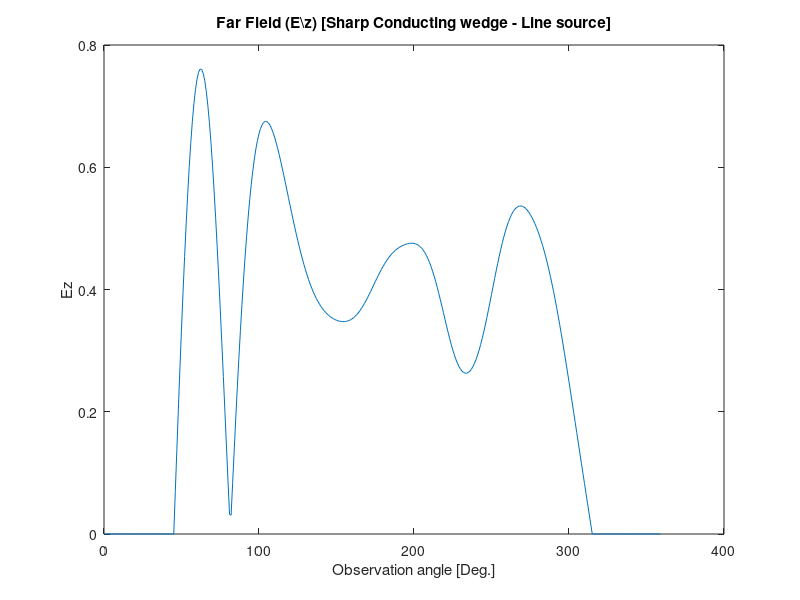
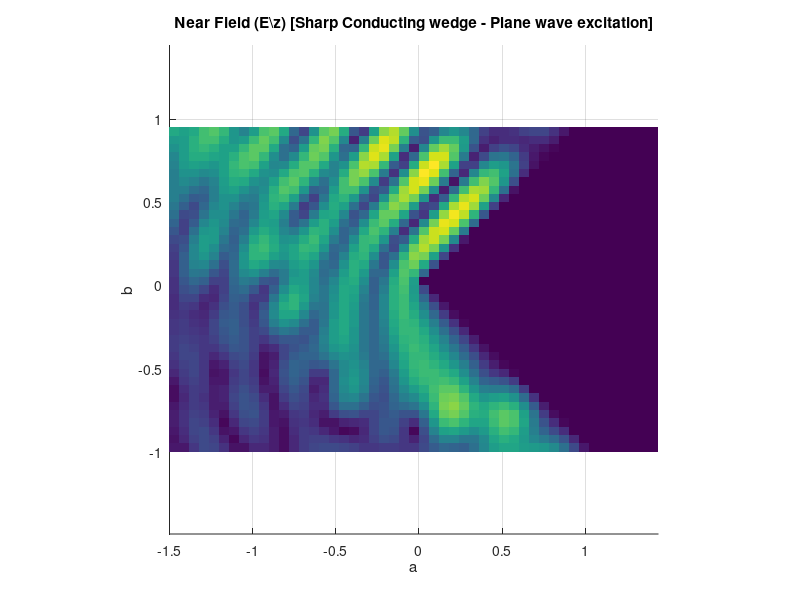

The MATLAB source for these figures, in order: (Note: this script raises an error after producing the figures.)
% Program to calculate the near field of conducting Sharp wedge
% By: Dr. Atef Elsherbeni -- atef@olemiss.edu -- December 2002
% 
% This program uses the function wedgeTMfields.m

clear all
close all
img = sqrt(-1);
rtd = 180/pi;   dtr = pi/180;
mu0 = 4*pi*1e-7;                % Permeability of free space      
eps0 = 8.854e-12;               % Permittivity of free space 

% Input parameters

rhop = 0.5;                     % radial Position of the line source
phip = 145*dtr;                 % angular position of the line source
alpha = 45*dtr;                 % half Wedge angle
freq = 2.998e8;                 % frequency
mur = 1;        epsr = 3;  

ax = 3*rhop;   by = 2*rhop;   % area for near field calculations
nx = 50;    ny = 40;            % Number of points for near field calculations

% End of input parameters

etar = sqrt(mur/epsr);
mu = mu0*mur;
eps = eps0*epsr;
lambda = 2.99e8/freq;
k0 = 2*pi/lambda;               % free space wavenumber
k = k0*sqrt(mur*epsr);          % wavenumber inside dielectric
Nc =round(1+2*k*rhop);          % number of terms for series summation  
omega =2*pi*freq;
a = -(pi*omega*mu0*mur)/(2*(pi-alpha)); % equation 11-188 Balanis book

%   <<< Far field Calculations of Ez component >>>

% Line source excitation
krhop = k*rhop;
for ip = 1:360   
    phii = (ip -1)*dtr;
        xphi(ip) = ip-1;
    if phii > alpha  & phii < 2*pi-alpha %  outside the wedge region
        EzFLs(ip) = 0;
        for m = 1:Nc  
            v = (m*pi)/(2*(pi-alpha));  % Equation 11-183a, Balanis book
            ssterm = sin(v*(phip-alpha))*sin(v*(phii-alpha));
            EzLS(m) = (img^v)*besselj(v,krhop)*ssterm; 
        end
        EzFLs(ip) = abs(sum(EzLS));
    else 
        EzFLs(ip)=0;
    end
end

    figure(4);
    plot(xphi,EzFLs);
    xlabel('Observation angle [Deg.]'); ylabel('Ez');
    title('Far Field (E\z) [Sharp Conducting wedge - Line source]');
    
%   <<<   Near field observation points   >>>

delx = 2*ax/nx; dely = 2*by/ny;
xi = -ax;   yi = -by;           % Initial values for x and y

for i = 1:nx
    for j = 1:ny
        x(i,j) = xi + (i-1)*delx;
        y(i,j) = yi + (j-1) *dely;
        rho(i,j) = sqrt(x(i,j)^2+y(i,j)^2);
        phi(i,j) = atan2(y(i,j),x(i,j));
        if phi(i,j) < 0
            phi(i,j) = phi(i,j) + 2*pi;
        end    
        if rho(i,j) <= 0.001
                rho(i,j) = 0.001;
        end
    end 
end


% Plane wave excitation Near Field calculations

for i = 1:nx
    for j = 1:ny
        krho = k*rho(i,j);
        if phi(i,j) > alpha  & phi(i,j) < 2*pi-alpha %  outside the wedge region
            EzNPw(i,j) = 0;
            for m = 1:Nc  
                v = (m*pi)/(2*(pi-alpha));  % Equation 11-183a, Balanis book
                ssterm = sin(v*(phip-alpha))*sin(v*(phi(i,j)-alpha));
                EzPw(m) = (img^v)*besselj(v,krho)*ssterm; 
            end
            EzNPw(i,j) = abs(sum(EzPw));
        else 
            EzNPw(i,j)=0;
        end
    end
end

figure(5);
surf(x,y,abs(EzNPw));
axis ('equal');
view(2); shading flat;
xlabel('a'); ylabel('b'); zlabel('E_z');
title('Near Field (E\z) [Sharp Conducting wedge - Plane wave excitation]');

% Line source Excitation 

termhr = -1/(img*omega*mu);
termhp = k/(img*omega*mu);
for i = 1:nx
    for j = 1:ny
        for m = 1:Nc
            v = (m*pi)/(2*(pi-alpha));  % Equation 11-183a, Balanis book
            [Ezt,Hrhot,Hphit] = wedgeTMfields(v,rho(i,j),rhop,phi(i,j),phip,k,a,alpha); 
            Eztt(m) = Ezt;
            Hrhott(m) = Hrhot;
            Hphitt(m) = Hphit;
        end
        SEz(i,j) = sum(Eztt);
        SHrho(i,j) = termhr*sum(Hrhott);
        SHphi(i,j) = termhp*sum(Hphitt);
    end
end

figure(1);
% mesh(x,y,abs(SEz));
surf(x,y,abs(SEz));
axis ('equal');
view(2); %shading flat;
xlabel('a'); ylabel('b'); zlabel('E_z');
title('Ez - Sharp Conducting wedge');

figure(2);
% mesh(x,y,abs(SHrho));
surf(x,y,abs(SHrho));
axis ('equal');
view(2); %shading flat;
xlabel('a'); ylabel('b'); zlabel('H\rho');
title('H\rho - Sharp Conducting wedge');

figure(3);
% mesh(x,y,abs(SHphi));
surf(x,y,abs(SHphi));
axis ('equal');
view(2); shading flat;

xlabel('a'); ylabel('b'); zlabel('H\phi');
title('E\phi - Sharp Conducting wedge');
